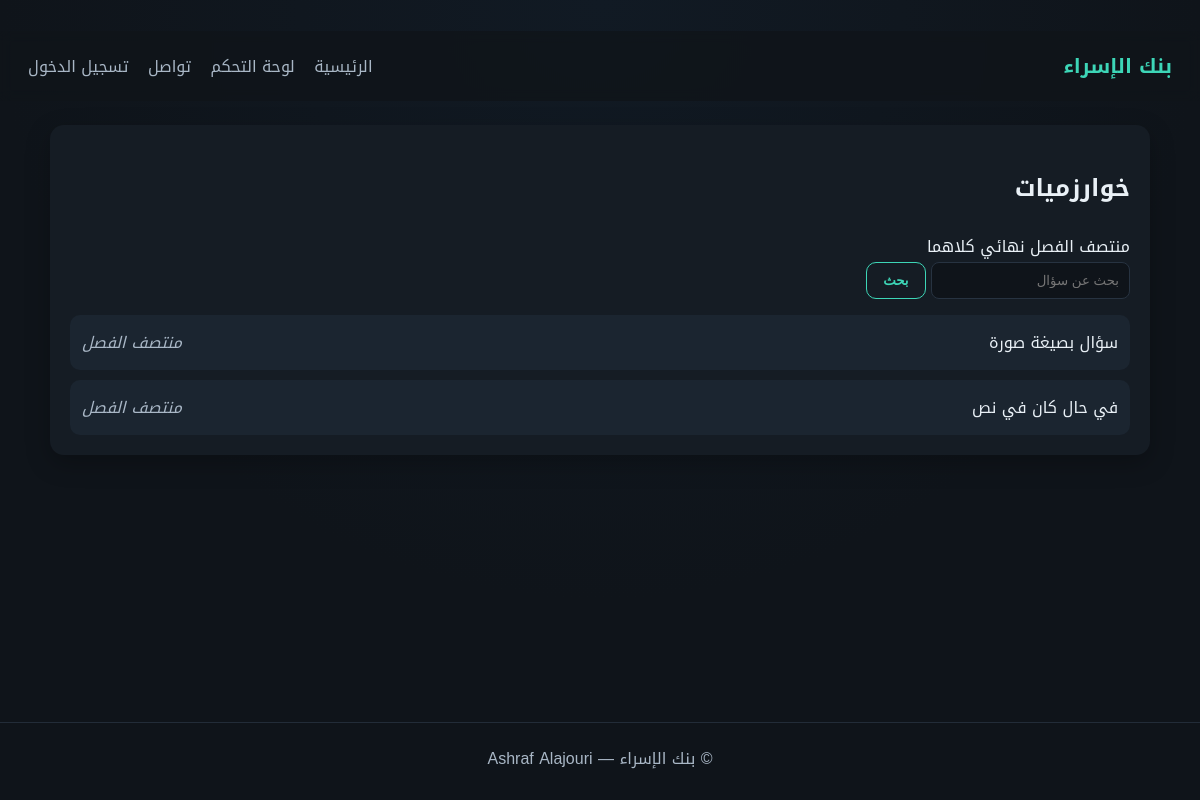
Page /subjects/1?exam=both on the committed database.
### tables this page shows
CREATE TABLE subjects (
            id INTEGER PRIMARY KEY AUTOINCREMENT,
            name TEXT UNIQUE NOT NULL,
            created_at TEXT NOT NULL
        );

CREATE TABLE questions (
            id INTEGER PRIMARY KEY AUTOINCREMENT,
            subject_id INTEGER NOT NULL,
            exam_type TEXT NOT NULL CHECK (exam_type IN ('mid','final')),
            question_text TEXT NOT NULL,
            choice_a TEXT NOT NULL,
            choice_b TEXT NOT NULL,
            choice_c TEXT NOT NULL,
            choice_d TEXT NOT NULL,
            correct_choice TEXT NOT NULL CHECK (correct_choice IN ('A','B','C','D')),
            explanation TEXT,
            created_at TEXT NOT NULL,
            updated_at TEXT NOT NULL, image_path TEXT, source TEXT,
            FOREIGN KEY(subject_id) REFERENCES subjects(id) ON DELETE CASCADE
        );

### app.py (the view)
@app.get("/subjects/{subject_id}", response_class=HTMLResponse)
def subject_view(request: Request, subject_id: int, exam: str = "mid", q: Optional[str] = None, page: int = 1):
    user = get_current_user(request)
    conn = get_db()
    subject = conn.execute("SELECT * FROM subjects WHERE id = ?", (subject_id,)).fetchone()
    if not subject:
        conn.close()
        return RedirectResponse(url="/", status_code=303)
    if exam not in ("mid", "final", "both"):
        exam = "mid"
    per_page = 50
    offset = (page - 1) * per_page
    base_query = "FROM questions WHERE subject_id = ?"
    params = [subject_id]
    if exam != "both":
        base_query += " AND exam_type = ?"
        params.append(exam)
    if q:
        base_query += " AND question_text LIKE ?"
        params.append(f"%{q}%")
    total = conn.execute(f"SELECT COUNT(*) {base_query}", params).fetchone()[0]
    questions = conn.execute(
        f"SELECT * {base_query} ORDER BY id DESC LIMIT ? OFFSET ?",
        params + [per_page, offset],
    ).fetchall()
    conn.close()
    total_pages = max(1, (total + per_page - 1) // per_page)
    return templates.TemplateResponse(
        "subject.html",
        {"request": request, "user": user, "subject": subject, "questions": questions, "exam": exam, "q": q or "", "page": page, "total_pages": total_pages, "flash": request.session.pop("flash", None)},
    )

### templates/subject.html (shortened to what this page needs)
﻿{% set title = subject.name %}
{% extends "base.html" %}
{% block content %}
<section class="card">
  <div class="subject-header">
    <h2>{{ subject.name }}</h2>
    <div class="tabs">
      <a class="tab {{ 'active' if exam == 'mid' else '' }}" href="/subjects/{{ subject.id }}?exam=mid">منتصف الفصل</a>
      <a class="tab {{ 'active' if exam == 'final' else '' }}" href="/subjects/{{ subject.id }}?exam=final">نهائي</a>
      <a class="tab {{ 'active' if exam == 'both' else '' }}" href="/subjects/{{ subject.id }}?exam=both">كلاهما</a>
    </div>
  </div>
  <form class="search" method="get" action="/subjects/{{ subject.id }}">
    <input name="q" placeholder="بحث عن سؤال" value="{{ q }}" />
    <button class="btn ghost" type="submit">بحث</button>
  </form>
  <div class="list">
    {% for q in questions %}
      <a class="question-item" href="/questions/{{ q.id }}">
        <span>{{ q.question_text or 'سؤال بصيغة صورة' }}</span>
        <em>
          {% if q.exam_type == 'mid' %}منتصف الفصل{% elif q.exam_type == 'final' %}نهائي{% else %}كلاهما{% endif %}
        </em>
      </a>
    {% else %}
      <p>لا توجد أسئلة بعد.</p>
    {% endfor %}
  </div>
</section>
{% endblock %}

### static/style.css (style rules this page uses)
* { box-sizing: border-box; }
body { margin: 0; font-family: "Tajawal", "Cairo", "Noto Kufi Arabic", sans-serif; background: radial-gradient(circle at top, #111a24, #0f141a 60%); color: var(--text); min-height: 100vh; display: flex; flex-direction: column; }
a { color: var(--text); text-decoration: none; }
.card { background: var(--panel); border-radius: 14px; padding: 20px; margin-bottom: 18px; box-shadow: 0 8px 24px rgba(0,0,0,0.25); }
.btn { background: var(--accent); color: #0b1015; padding: 10px 16px; border: none; border-radius: 10px; cursor: pointer; font-weight: 600; }
.btn.ghost { background: transparent; border: 1px solid var(--accent); color: var(--accent); }
input, select, textarea { background: #0f141a; color: var(--text); border: 1px solid #273341; border-radius: 8px; padding: 10px; }
.list { display: grid; gap: 10px; }
.question-item, .row, .item { background: var(--panel-2); padding: 12px; border-radius: 10px; display: flex; justify-content: space-between; align-items: center; gap: 12px; }
.question-item em { color: var(--muted); }

### rows in the picture
subjects: name "خوارزميات"
questions: question_text "سؤال بصيغة صورة", exam_type "منتصف الفصل"
questions: question_text "في حال كان في نص", exam_type "منتصف الفصل"
